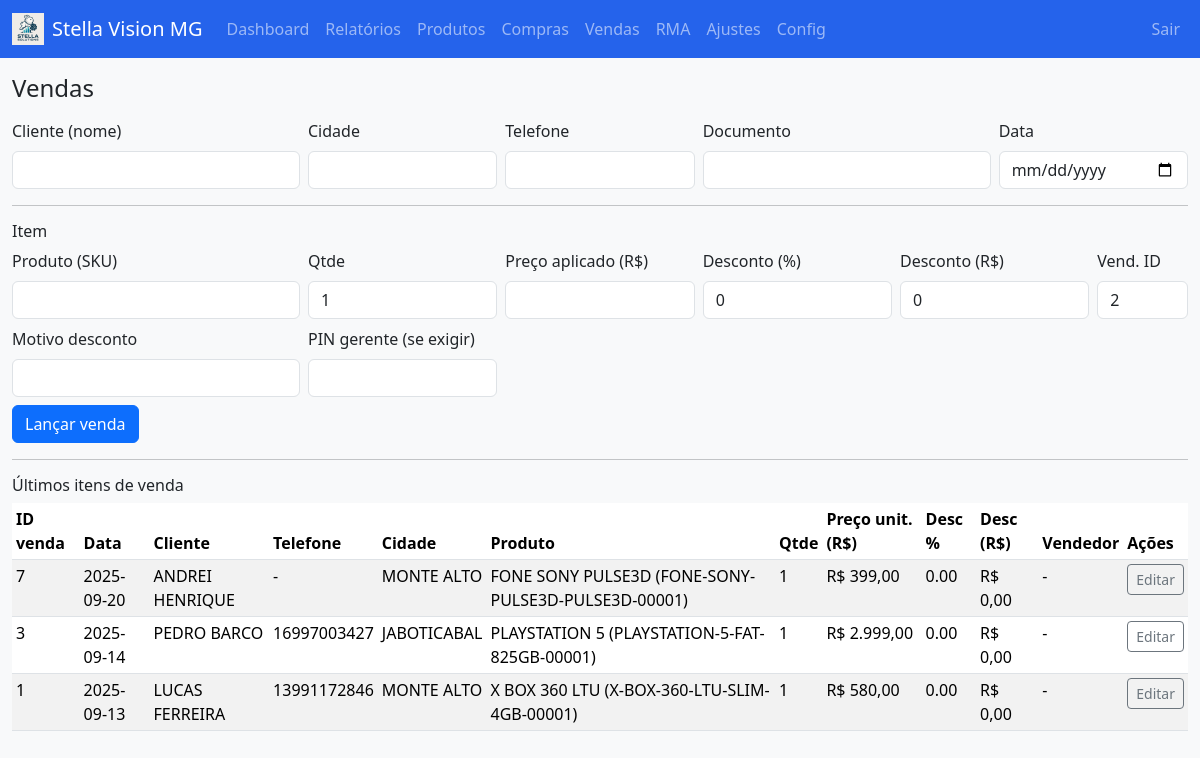
Screenshot of /vendas (signed in) with the database file from the repository.
### tables this page shows
CREATE TABLE sale_items(
  id INTEGER PRIMARY KEY AUTOINCREMENT,
  sale_id INTEGER, product_id INTEGER, qtde INTEGER,
  preco_lista_snap REAL, preco_unit REAL,
  desconto_valor REAL, desconto_pct REAL,
  custo_snap REAL,
  FOREIGN KEY(sale_id) REFERENCES sales(id),
  FOREIGN KEY(product_id) REFERENCES products(id)
);

CREATE TABLE sales(
  id INTEGER PRIMARY KEY AUTOINCREMENT,
  data TEXT, customer_id INTEGER, vendedor_id INTEGER,
  desconto_valor_total REAL, desconto_pct_total REAL,
  motivo_desconto TEXT, pin_aprovacao TEXT, cidade_snapshot TEXT,
  FOREIGN KEY(customer_id) REFERENCES customers(id),
  FOREIGN KEY(vendedor_id) REFERENCES users(id)
);

CREATE TABLE customers(
  id INTEGER PRIMARY KEY AUTOINCREMENT,
  nome TEXT NOT NULL,
  cidade TEXT, telefone TEXT, email TEXT, doc TEXT
);

CREATE TABLE products(
  id INTEGER PRIMARY KEY AUTOINCREMENT,
  sku TEXT UNIQUE NOT NULL,
  nome TEXT NOT NULL,
  categoria TEXT,
  plataforma TEXT, modelo TEXT, capacidade TEXT, cor TEXT, regiao TEXT, condicao TEXT,
  preco_lista REAL DEFAULT 0,
  custo_base REAL,
  estoque_minimo INTEGER DEFAULT 0,
  estoque_atual INTEGER DEFAULT 0,
  created_at TEXT, updated_at TEXT
, supplier_id INTEGER REFERENCES suppliers(id));

### app.py (the view, shortened to what this page needs)
@app.route("/vendas", methods=["GET","POST"])
def vendas():
    with conn() as c:
        vendas = c.execute(
            """
            SELECT
              si.id AS sale_item_id,
              s.id AS sale_id,
              s.data AS data,
              c.nome AS cliente,
              c.telefone AS telefone,
              s.cidade_snapshot AS cidade,
              u.nome AS vendedor,
              p.nome AS produto,
              p.sku AS sku,
              si.qtde AS qtde,
              si.preco_unit AS preco_unit,
              si.desconto_pct AS desconto_pct,
              si.desconto_valor AS desconto_valor
            FROM sales s
            JOIN sale_items si ON si.sale_id = s.id
            JOIN products p ON p.id = si.product_id
            LEFT JOIN customers c ON c.id = s.customer_id
            LEFT JOIN users u ON u.id = s.vendedor_id
            ORDER BY s.id DESC, si.id DESC
            LIMIT 50
            """,
        ).fetchall()
    return render_template("vendas.html", vendas=vendas)

### app.py (called while the page is built)
@app.before_request
def require_login():
    exempt = {"login", "logout", "static"}
    if request.endpoint and (request.endpoint in exempt or request.endpoint.startswith("static")):
        return
    user_id = session.get("user_id")
    if not user_id:
        return redirect(url_for("login"))
    global CURRENT_USER_ID
    CURRENT_USER_ID = user_id

def conn():
    c = sqlite3.connect(DB_PATH)
    c.row_factory = sqlite3.Row
    return c

def br_money(v):
    if v is None: v = 0
    return f"R$ {v:,.2f}".replace(",", "X").replace(".", ",").replace("X", ".")

@app.context_processor
def inject_helpers():
    def q_toggle_top(metric):
        args = request.args.to_dict()
        args["top"] = metric
        return "&".join([f"{k}={v}" for k,v in args.items()])
    return {"br_money": br_money, "q_toggle_top": q_toggle_top}

### templates/vendas.html (shortened to what this page needs)
{% extends "base.html" %}
{% block content %}
<h4 class="mb-3">Vendas</h4>
<form method="post" action="/vendas">
  <div class="row g-2">
    <div class="col-md-3"><label class="form-label">Cliente (nome)</label><input name="cliente_nome" class="form-control" required></div>
    <div class="col-md-2"><label class="form-label">Cidade</label><input name="cliente_cidade" class="form-control"></div>
    <div class="col-md-2"><label class="form-label">Telefone</label><input name="cliente_telefone" class="form-control"></div>
    <div class="col-md-3"><label class="form-label">Documento</label><input name="cliente_doc" class="form-control"></div>
    <div class="col-md-2"><label class="form-label">Data</label><input type="date" name="data" class="form-control" required></div>
  </div>
  <hr>
  <h6>Item</h6>
  <div class="row g-2">
    <div class="col-md-3">
      <label class="form-label">Produto (SKU)</label>
      <input name="product_sku" id="product_sku" class="form-control" list="product-suggestions" autocomplete="off" required>
    </div>
    <div class="col-md-2"><label class="form-label">Qtde</label><input type="number" name="qtde" class="form-control" value="1"></div>
    <div class="col-md-2"><label class="form-label">Preço aplicado (R$)</label><input type="number" step="0.01" name="preco_unit" class="form-control" required></div>
    <div class="col-md-2"><label class="form-label">Desconto (%)</label><input type="number" step="0.01" name="desconto_pct" class="form-control" value="0"></div>
    <div class="col-md-2"><label class="form-label">Desconto (R$)</label><input type="number" step="0.01" name="desconto_valor" class="form-control" value="0"></div>
    <div class="col-md-1"><label class="form-label">Vend. ID</label><input type="number" name="vendedor_id" class="form-control" value="2"></div>
    <div class="col-md-3"><label class="form-label">Motivo desconto</label><input name="motivo_desconto" class="form-control"></div>
    <div class="col-md-2"><label class="form-label">PIN gerente (se exigir)</label><input name="pin_aprovacao" class="form-control"></div>
  </div>
  <button class="btn btn-primary mt-2">Lançar venda</button>
</form>
<hr>
<h6>Últimos itens de venda</h6>
<table class="table table-sm table-striped">
  <thead>
    <tr>
      <th>ID venda</th>
      <th>Data</th>
      <th>Cliente</th>
      <th>Telefone</th>
      <th>Cidade</th>
      <th>Produto</th>
      <th>Qtde</th>
      <th>Preço unit. (R$)</th>
      <th>Desc %</th>
      <th>Desc (R$)</th>
      <th>Vendedor</th>
      <th>Ações</th>
    </tr>
  </thead>
  <tbody>
    {% for s in vendas %}
    <tr>
      <td>{{ s.sale_id }}</td>
      <td>{{ s.data }}</td>
      <td>{{ s.cliente or '-' }}</td>
      <td>{{ s.telefone or '-' }}</td>
      <td>{{ s.cidade or '-' }}</td>
      <td>{{ s.produto }} ({{ s.sku }})</td>
      <td>{{ s.qtde }}</td>
      <td>{{ br_money(s.preco_unit) }}</td>
      <td>{{ "{:.2f}".format(s.desconto_pct or 0) }}</td>
      <td>{{ br_money(s.desconto_valor or 0) }}</td>
      <td>{{ s.vendedor or '-' }}</td>
      <td><a href="{{ url_for('venda_edit', sale_id=s.sale_id) }}" class="btn btn-sm btn-outline-secondary">Editar</a></td>
    </tr>
    {% endfor %}
  </tbody>
</table>
{% endblock %}

### static/css/style.css (style rules this page uses)
:root { --primary:#2563eb; --success:#16a34a; --warn:#f59e0b; --danger:#dc2626; --muted:#64748b; }

### rows the page displays
sale_items: sale_id "7", data "2025-09-20", nome "ANDREI HENRIQUE", telefone "-", cidade_snapshot "MONTE ALTO", produto "FONE SONY PULSE3D", sku "FONE-SONY-PULSE3D-PULSE3D-00001", qtde "1", preco_unit "R$ 399,00", desconto_pct "0.00", desconto_valor "R$ 0,00", vendedor "-"
sale_items: sale_id "3", data "2025-09-14", nome "PEDRO BARCO", telefone "16997003427", cidade_snapshot "JABOTICABAL", produto "PLAYSTATION 5", sku "PLAYSTATION-5-FAT-825GB-00001", qtde "1", preco_unit "R$ 2.999,00", desconto_pct "0.00", desconto_valor "R$ 0,00", vendedor "-"
sale_items: sale_id "1", data "2025-09-13", nome "LUCAS FERREIRA", telefone "13991172846", cidade_snapshot "MONTE ALTO", produto "X BOX 360 LTU", sku "X-BOX-360-LTU-SLIM-4GB-00001", qtde "1", preco_unit "R$ 580,00", desconto_pct "0.00", desconto_valor "R$ 0,00", vendedor "-"
